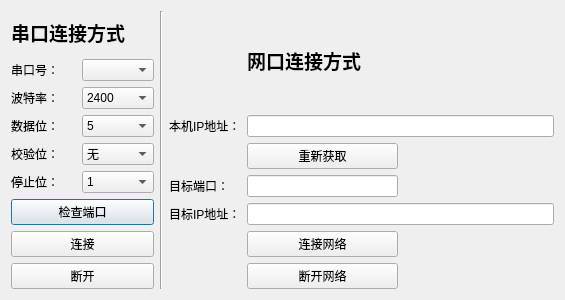
<?xml version="1.0" encoding="UTF-8"?>
<ui version="4.0">
 <class>dialog</class>
 <widget class="QDialog" name="dialog">
  <property name="geometry">
   <rect>
    <x>0</x>
    <y>0</y>
    <width>565</width>
    <height>300</height>
   </rect>
  </property>
  <property name="minimumSize">
   <size>
    <width>400</width>
    <height>300</height>
   </size>
  </property>
  <property name="maximumSize">
   <size>
    <width>800</width>
    <height>600</height>
   </size>
  </property>
  <property name="windowTitle">
   <string>Dialog</string>
  </property>
  <layout class="QGridLayout" name="gridLayout_3">
   <item row="0" column="0">
    <layout class="QGridLayout" name="gridLayout_2">
     <item row="5" column="0">
      <widget class="QLabel" name="label_7">
       <property name="text">
        <string>停止位：     </string>
       </property>
      </widget>
     </item>
     <item row="4" column="0">
      <widget class="QLabel" name="label_6">
       <property name="text">
        <string>校验位：    </string>
       </property>
      </widget>
     </item>
     <item row="1" column="0">
      <widget class="QLabel" name="label_3">
       <property name="text">
        <string>串口号：</string>
       </property>
      </widget>
     </item>
     <item row="2" column="0">
      <widget class="QLabel" name="label_4">
       <property name="text">
        <string>波特率：</string>
       </property>
      </widget>
     </item>
     <item row="3" column="0">
      <widget class="QLabel" name="label_5">
       <property name="text">
        <string>数据位：</string>
       </property>
      </widget>
     </item>
     <item row="1" column="1">
      <widget class="QComboBox" name="comboBox_port"/>
     </item>
     <item row="2" column="1">
      <widget class="QComboBox" name="comboBox_baudrate">
       <item>
        <property name="text">
         <string>2400</string>
        </property>
       </item>
       <item>
        <property name="text">
         <string>4800</string>
        </property>
       </item>
       <item>
        <property name="text">
         <string>9600</string>
        </property>
       </item>
       <item>
        <property name="text">
         <string>19200</string>
        </property>
       </item>
       <item>
        <property name="text">
         <string>38400</string>
        </property>
       </item>
       <item>
        <property name="text">
         <string>57600</string>
        </property>
       </item>
       <item>
        <property name="text">
         <string>115200</string>
        </property>
       </item>
       <item>
        <property name="text">
         <string>128000</string>
        </property>
       </item>
       <item>
        <property name="text">
         <string>256000</string>
        </property>
       </item>
       <item>
        <property name="text">
         <string>921600</string>
        </property>
       </item>
      </widget>
     </item>
     <item row="3" column="1">
      <widget class="QComboBox" name="comboBox_databit">
       <item>
        <property name="text">
         <string>5</string>
        </property>
       </item>
       <item>
        <property name="text">
         <string>6</string>
        </property>
       </item>
       <item>
        <property name="text">
         <string>7</string>
        </property>
       </item>
       <item>
        <property name="text">
         <string>8</string>
        </property>
       </item>
      </widget>
     </item>
     <item row="4" column="1">
      <widget class="QComboBox" name="comboBox_parity">
       <item>
        <property name="text">
         <string>无</string>
        </property>
       </item>
       <item>
        <property name="text">
         <string>奇校验</string>
        </property>
       </item>
       <item>
        <property name="text">
         <string>偶校验</string>
        </property>
       </item>
      </widget>
     </item>
     <item row="5" column="1">
      <widget class="QComboBox" name="comboBox_stopbit">
       <item>
        <property name="text">
         <string>1</string>
        </property>
       </item>
       <item>
        <property name="text">
         <string>1.5</string>
        </property>
       </item>
       <item>
        <property name="text">
         <string>2</string>
        </property>
       </item>
      </widget>
     </item>
     <item row="6" column="0" colspan="2">
      <widget class="QPushButton" name="pushButton_check">
       <property name="text">
        <string>检查端口</string>
       </property>
      </widget>
     </item>
     <item row="7" column="0" colspan="2">
      <widget class="QPushButton" name="pushButton_connect">
       <property name="text">
        <string>连接</string>
       </property>
      </widget>
     </item>
     <item row="8" column="0" colspan="2">
      <widget class="QPushButton" name="pushButton_disconnect">
       <property name="text">
        <string>断开</string>
       </property>
      </widget>
     </item>
     <item row="0" column="0" colspan="2">
      <widget class="QLabel" name="label">
       <property name="font">
        <font>
         <pointsize>14</pointsize>
         <weight>75</weight>
         <bold>true</bold>
        </font>
       </property>
       <property name="text">
        <string>串口连接方式</string>
       </property>
      </widget>
     </item>
    </layout>
   </item>
   <item row="0" column="1">
    <widget class="Line" name="line">
     <property name="orientation">
      <enum>Qt::Vertical</enum>
     </property>
    </widget>
   </item>
   <item row="0" column="2">
    <layout class="QGridLayout" name="gridLayout">
     <item row="1" column="0">
      <widget class="QLabel" name="label_8">
       <property name="text">
        <string>本机IP地址：</string>
       </property>
      </widget>
     </item>
     <item row="4" column="1">
      <widget class="QLineEdit" name="aim_port"/>
     </item>
     <item row="6" column="1">
      <widget class="QPushButton" name="btn_connect_IP">
       <property name="text">
        <string>连接网络</string>
       </property>
      </widget>
     </item>
     <item row="5" column="0">
      <widget class="QLabel" name="label_10">
       <property name="text">
        <string>目标IP地址：</string>
       </property>
      </widget>
     </item>
     <item row="0" column="1">
      <widget class="QLabel" name="label_2">
       <property name="font">
        <font>
         <pointsize>14</pointsize>
         <weight>75</weight>
         <bold>true</bold>
        </font>
       </property>
       <property name="text">
        <string>网口连接方式</string>
       </property>
      </widget>
     </item>
     <item row="5" column="1" colspan="2">
      <widget class="QLineEdit" name="aim_IP"/>
     </item>
     <item row="4" column="0">
      <widget class="QLabel" name="label_9">
       <property name="text">
        <string>目标端口：</string>
       </property>
      </widget>
     </item>
     <item row="2" column="1">
      <widget class="QPushButton" name="IP_reget">
       <property name="text">
        <string>重新获取</string>
       </property>
      </widget>
     </item>
     <item row="7" column="1">
      <widget class="QPushButton" name="btn_disconnect_IP">
       <property name="text">
        <string>断开网络</string>
       </property>
      </widget>
     </item>
     <item row="1" column="1" colspan="2">
      <widget class="QLineEdit" name="home_IP"/>
     </item>
     <item row="4" column="2">
      <spacer name="horizontalSpacer">
       <property name="orientation">
        <enum>Qt::Horizontal</enum>
       </property>
       <property name="sizeHint" stdset="0">
        <size>
         <width>40</width>
         <height>20</height>
        </size>
       </property>
      </spacer>
     </item>
    </layout>
   </item>
  </layout>
 </widget>
 <resources/>
 <connections/>
</ui>
